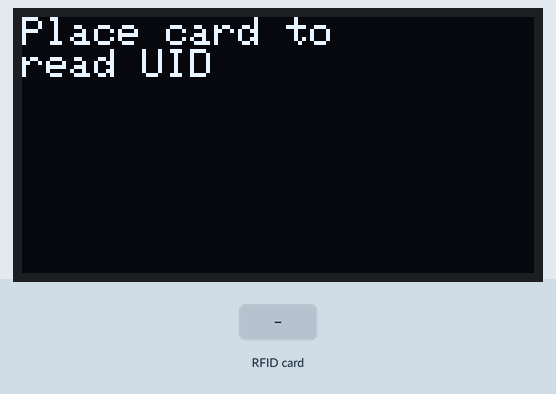
Bench run of a sketch on a simulated Arduino Uno, built with avr-gcc and run on an emulated ATmega328P. Shown: 128×64 one-colour display. The test bench sets the inputs (shaded band). The display library's start-up logo is not drawn.

Above: at 3.3 s.
3.4 s: RFID card 5E 7A 19 C4 held to the reader
At 4.6 s:
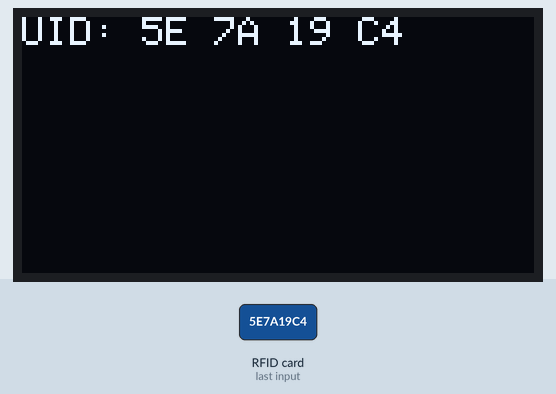
Timing chart, 0 to 6.4 s (numbered marks = the images above; inputs shaded):
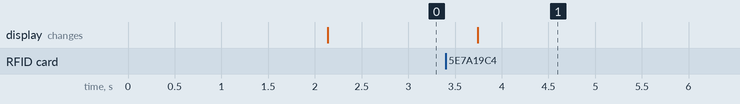

The sketch:

NFC_dump_w_OLED.ino
```cpp
#include <SPI.h>
#include <MFRC522.h>
#include <Wire.h>
#include <Adafruit_GFX.h>
#include <Adafruit_SSD1306.h>

#define RST_PIN         9    // Configurable, see typical pin layout above
#define SS_PIN          10    // Configurable, see typical pin layout above

MFRC522 mfrc522(SS_PIN, RST_PIN);  // Create MFRC522 instance

#define OLED_RESET      -1    // Reset pin # (or -1 if sharing Arduino reset pin)
Adafruit_SSD1306 display(128, 64, &Wire, OLED_RESET);

void setup() {
  Serial.begin(9600);   // Initialize serial communications with the PC
  SPI.begin();          // Init SPI bus
  mfrc522.PCD_Init();   // Init MFRC522 card

  // Initialize with the I2C addr 0x3C (for the 128x64)
  if (!display.begin(SSD1306_SWITCHCAPVCC, 0x3C)) {
    Serial.println(F("SSD1306 allocation failed"));
    for (;;); // Don't proceed, loop forever
  }

  display.display();
  delay(2000); // Pause for 2 seconds
  display.clearDisplay();   // Clear the buffer
  display.setTextSize(1);   // Normal 1:1 pixel scale
  display.setTextColor(SSD1306_WHITE); // Draw white text
  display.setCursor(0,0);  // Start at top-left corner
  display.print(F("Place card to\nread UID"));
  display.display();
}

void loop() {
  // Look for new cards
  if ( ! mfrc522.PICC_IsNewCardPresent() || ! mfrc522.PICC_ReadCardSerial() ) {
    delay(500);
    return;
  }

  // Show UID on display
  display.clearDisplay();
  display.setCursor(0,0);
  display.print(F("UID:"));
  for (byte i = 0; i < mfrc522.uid.size; i++) {
    display.print(mfrc522.uid.uidByte[i] < 0x10 ? " 0" : " ");
    display.print(mfrc522.uid.uidByte[i], HEX);
  }
  display.display();

  // Dump debug info about the card; PICC_HaltA() is automatically called
  mfrc522.PICC_DumpToSerial(&(mfrc522.uid));

  delay(2000); // Pause before next read
}
```

Measured:
- after the input at 3.4 s, the display: changes after 0.34 s (image 1)
